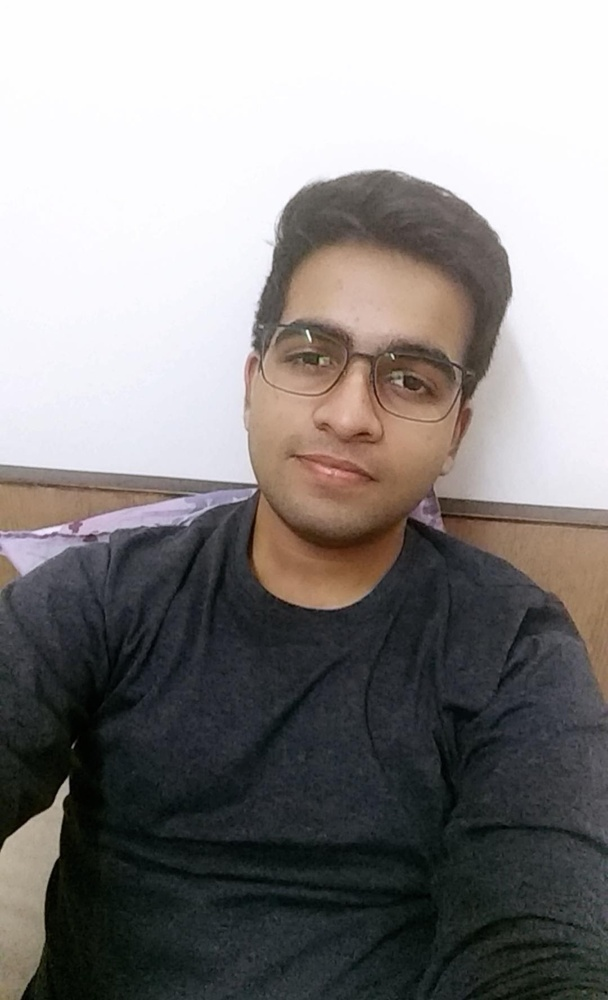
#> input picture training-data/s1/12.jpg, 608 x 1000 px, shrunk from 1080 x 1776 before the run
$ jupyter execute FacialRecognition.ipynb   (shell and % lines are left out)
#> lines starting #> are read from the running program, lines starting #| are printed output that depends on the picture
[cell 1]
import cv2
import numpy as np
import matplotlib.pyplot as plt
import os

[cell 2]
subjects=["","Pratik Baid","Elvis Presley"]

[cell 3]
def detect_face(img):
    gray=cv2.cvtColor(img,cv2.COLOR_BGR2GRAY)
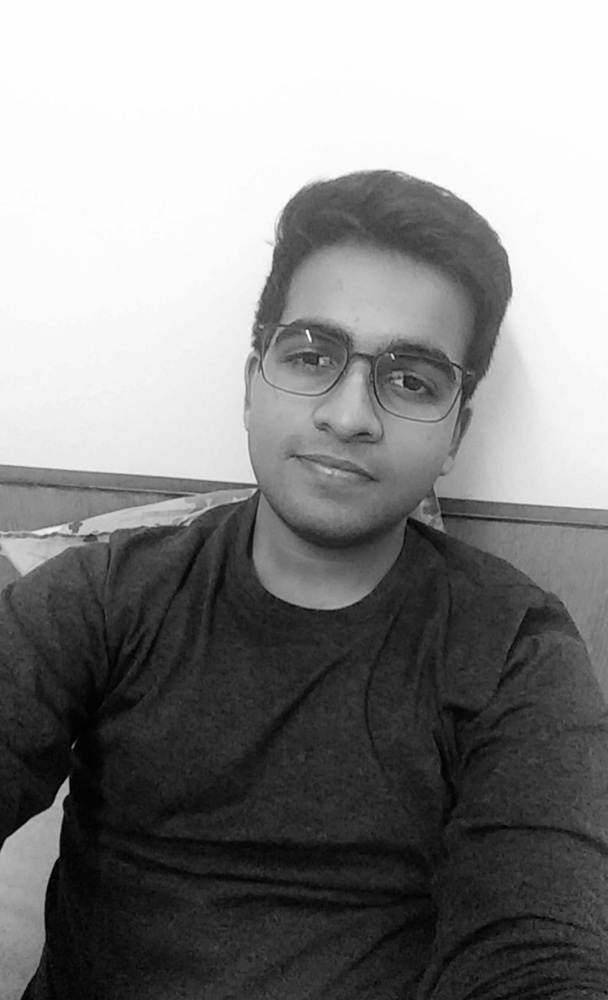
#> gray: shape (1000, 608); min 0, max 255, mean 133.8
#> img is the input picture: shape (1000, 608, 3); mean B, G, R 132, 133, 136.2
    face_cascade=cv2.CascadeClassifier('Cascades/lbpcascade_frontalface.xml')
    faces=face_cascade.detectMultiScale(gray,scaleFactor=1.2,minNeighbors=5)
#> faces = [[206, 250, 298, 298]]
    if(len(faces)==0):
        return None,None
    (x,y,w,h)=faces[0]
#> x = 206; y = 250; w = 298; h = 298
    return gray[y:y+w,x:x+h],faces[0]

[cell 4]
def prepare_training_data(data_folder_path):
    dirs=os.listdir(data_folder_path)
    faces=[]
    labels=[]
    for dir_name in dirs:
        if not dir_name.startswith("s"):
            continue
        label=int(dir_name.replace("s",""))
        subject_dir_path=data_folder_path+"/"+dir_name
        subject_images_names=os.listdir(subject_dir_path)

        for image_name in subject_images_names:
            if image_name.startswith("."):
                continue
            image_path=subject_dir_path+"/"+image_name
            print(image_path)
            image=cv2.imread(image_path)
            cv2.imshow("Training on image...",image)
            cv2.waitKey(100)

[cell 5]
image,label=detect_face(cv2.imread('training-data/s1/12.jpg'))
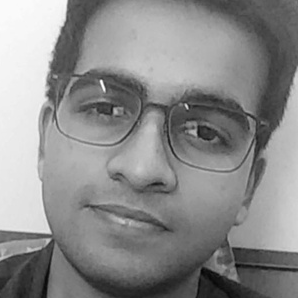
#> image: shape (298, 298); min 5, max 254, mean 139
#> label = [206, 250, 298, 298]

$ run again, with training-data/s1/1.jpg copied over training-data/s1/12.jpg
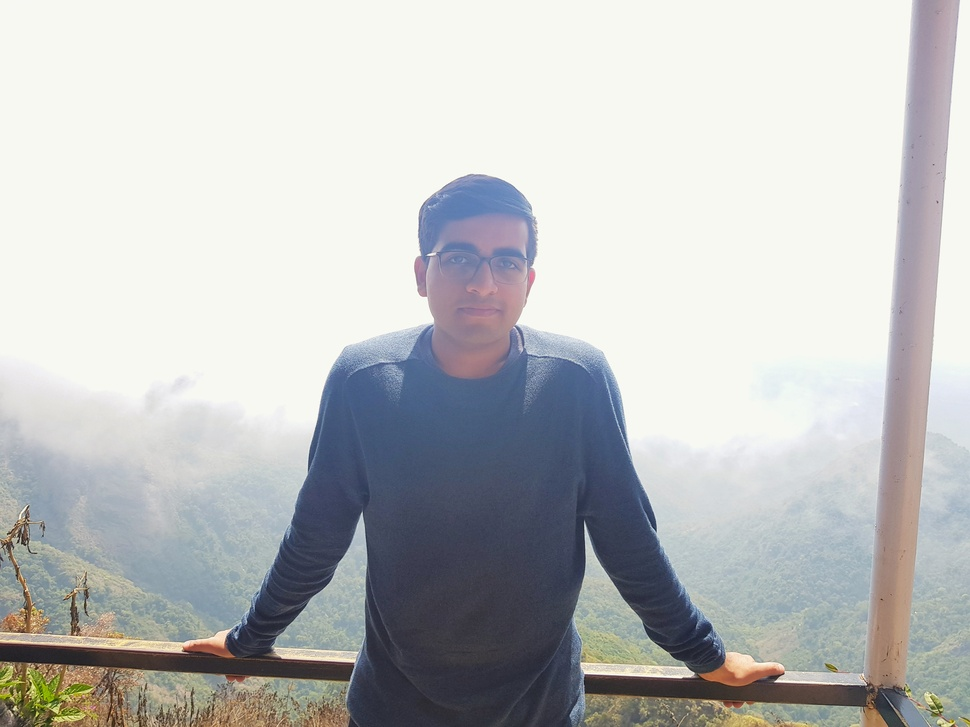
#> input picture training-data/s1/1.jpg, 970 x 727 px, shrunk from 4032 x 3024 before the run
#> in detect_face, `gray=cv2.cvtColor(img,cv2.COLOR_BGR2GRAY)`:
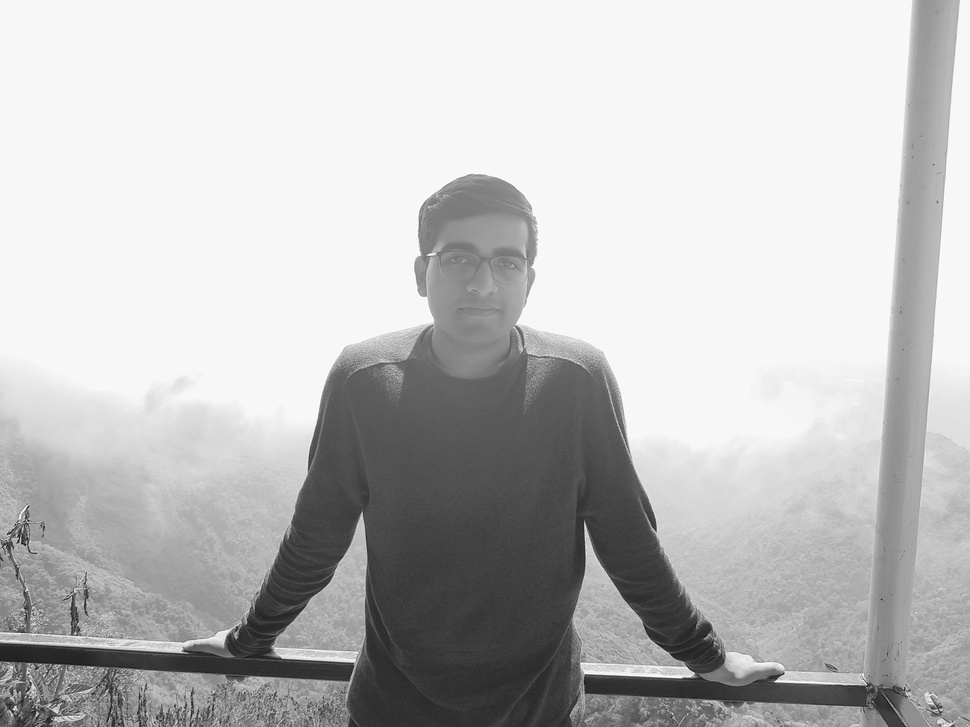
#> gray: shape (727, 970); min 21, max 255, mean 191.4
#> in detect_face, img is the input picture: shape (727, 970, 3); mean B, G, R 191.9, 191.9, 190.1
#> faces = ()

$ run again, with training-data/s1/10.jpg copied over training-data/s1/12.jpg
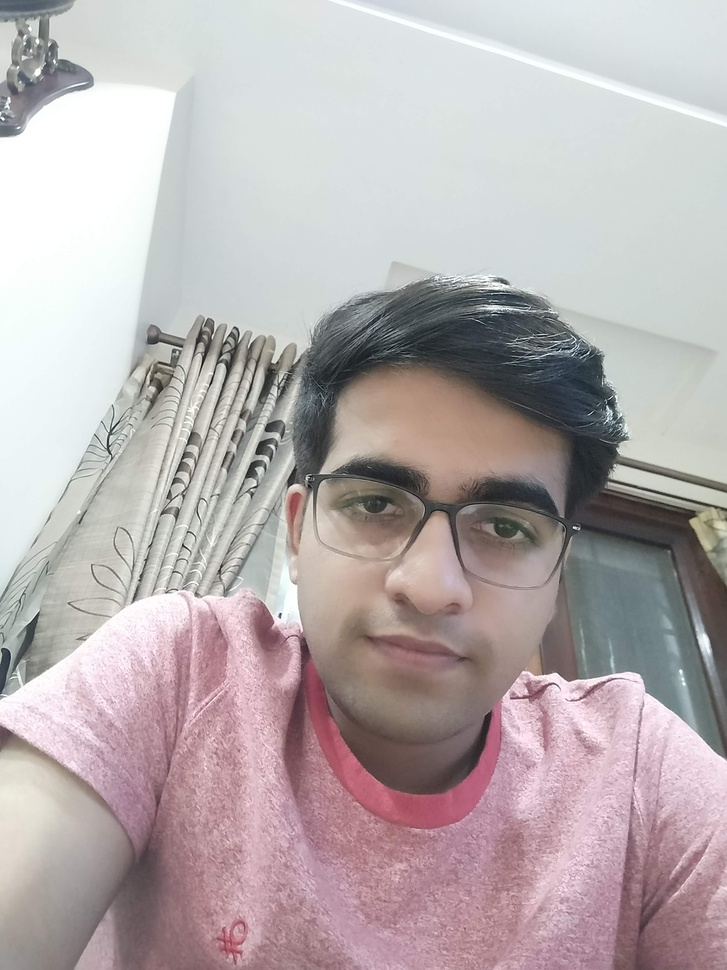
#> input picture training-data/s1/10.jpg, 727 x 970 px, shrunk from 3456 x 4608 before the run
#> in detect_face, `gray=cv2.cvtColor(img,cv2.COLOR_BGR2GRAY)`:
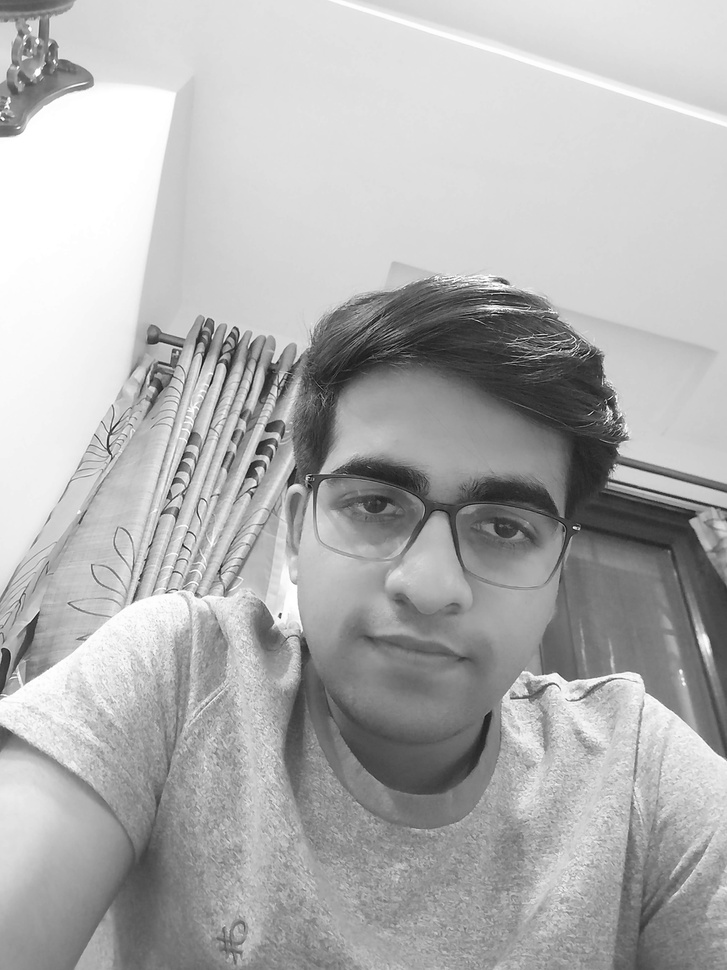
#> gray: shape (970, 727); min 5, max 255, mean 176.4
#> in detect_face, img is the input picture: shape (970, 727, 3); mean B, G, R 174.7, 173.4, 182.8
#> faces = ()

$ run again, with training-data/s1/11.jpg copied over training-data/s1/12.jpg
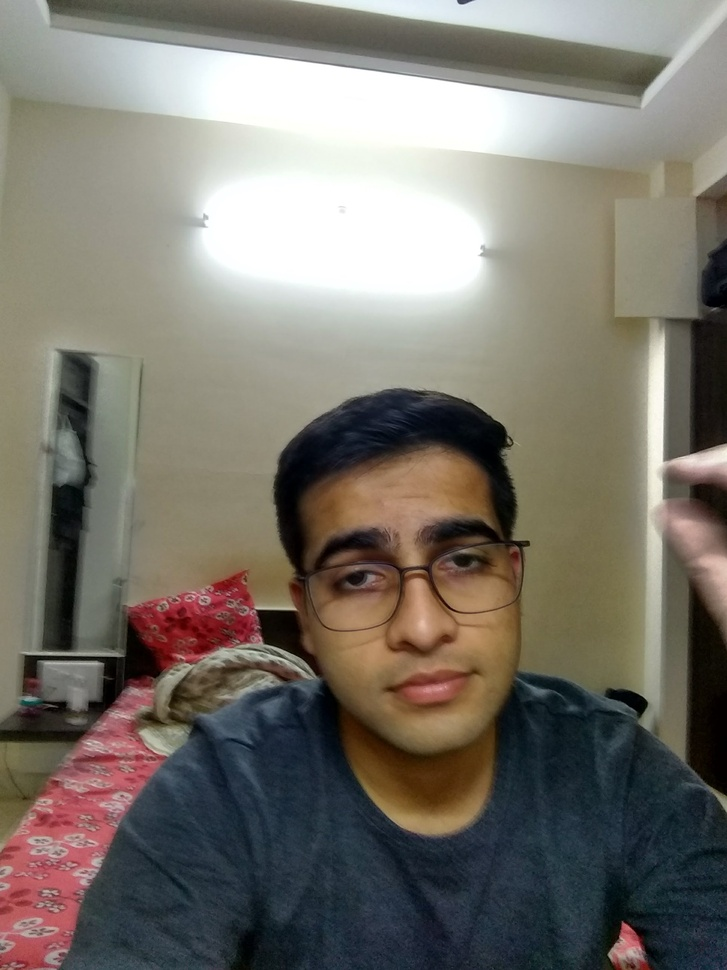
#> input picture training-data/s1/11.jpg, 727 x 970 px, shrunk from 1944 x 2592 before the run
#> in detect_face, `gray=cv2.cvtColor(img,cv2.COLOR_BGR2GRAY)`:
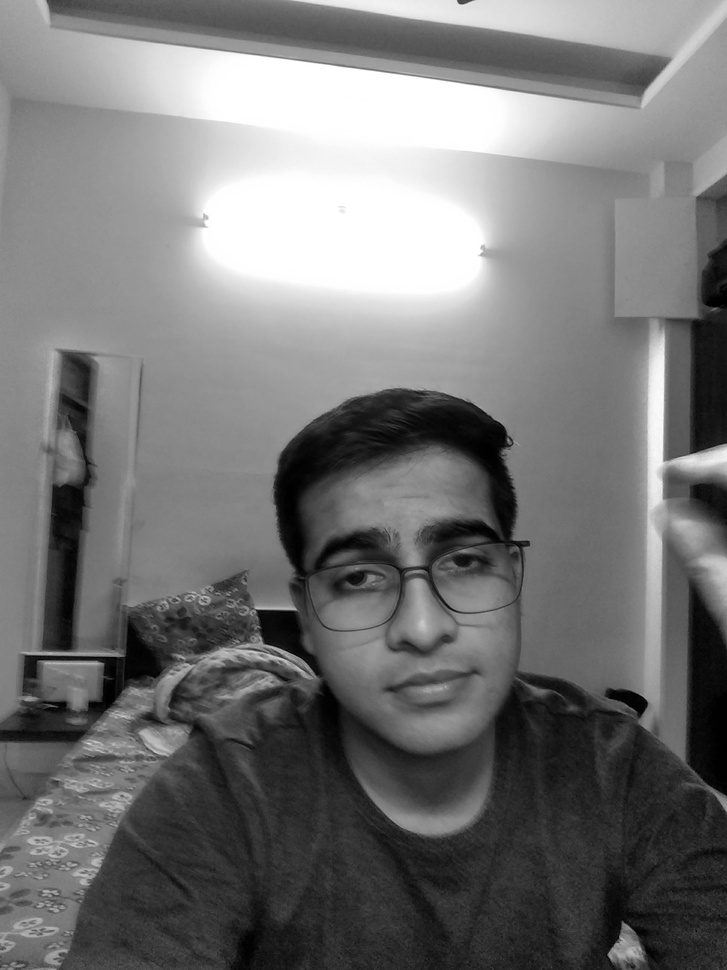
#> gray: shape (970, 727); min 0, max 255, mean 116.9
#> in detect_face, img is the input picture: shape (970, 727, 3); mean B, G, R 107.8, 116.5, 121.2
#> faces = [[270, 456, 285, 285]]
#> x = 270; y = 456; w = 285
#> `image,label=detect_face(cv2.imread('training-data/s1/12.jpg'))`:
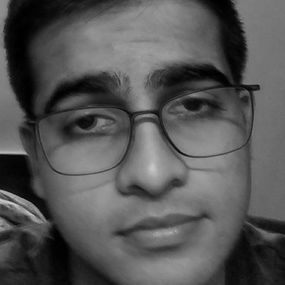
#> image: shape (285, 285); min 0, max 209, mean 85.7
#> label = [270, 456, 285, 285]
